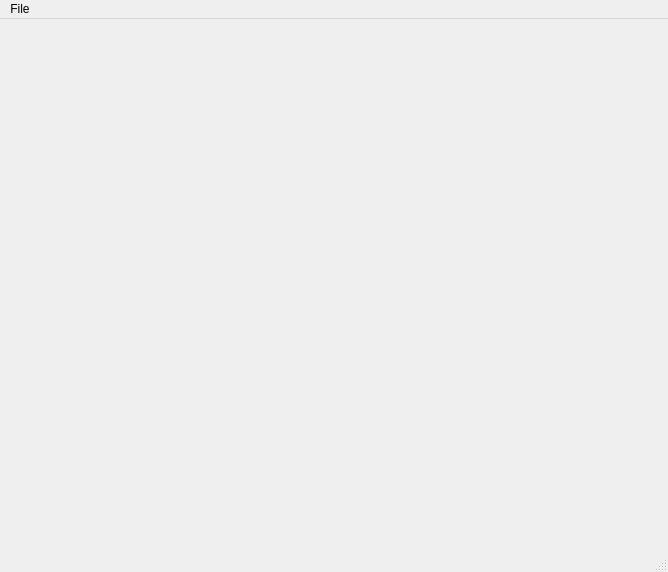
<?xml version="1.0" encoding="UTF-8"?>
<ui version="4.0">
 <class>MainWindow</class>
 <widget class="QMainWindow" name="MainWindow">
  <property name="geometry">
   <rect>
    <x>0</x>
    <y>0</y>
    <width>668</width>
    <height>572</height>
   </rect>
  </property>
  <property name="windowTitle">
   <string>MainWindow</string>
  </property>
  <widget class="QWidget" name="centralwidget">
   <widget class="QELabel" name="qelabel">
    <property name="geometry">
     <rect>
      <x>344</x>
      <y>368</y>
      <width>65</width>
      <height>16</height>
     </rect>
    </property>
    <property name="variable" stdset="0">
     <string>$(P):image1:UniqueId_RBV</string>
    </property>
    <property name="variableSubstitutions" stdset="0">
     <string>P=PS1</string>
    </property>
   </widget>
   <widget class="QEImage" name="qeimage">
    <property name="geometry">
     <rect>
      <x>0</x>
      <y>0</y>
      <width>661</width>
      <height>525</height>
     </rect>
    </property>
    <property name="imageVariable" stdset="0">
     <string>$(P):image1:ArrayData</string>
    </property>
    <property name="formatVariable" stdset="0">
     <string/>
    </property>
    <property name="widthVariable" stdset="0">
     <string>$(P):cam1:ArraySizeX_RBV</string>
    </property>
    <property name="heightVariable" stdset="0">
     <string>$(P):cam1:ArraySizeY_RBV</string>
    </property>
    <property name="profileHozThicknessVariable" stdset="0">
     <string>500</string>
    </property>
    <property name="variableSubstitutions" stdset="0">
     <string>P=CPS1</string>
    </property>
    <property name="displayAlarmStateOption" stdset="0">
     <enum>QEImage::Never</enum>
    </property>
    <property name="bitDepth" stdset="0">
     <UInt>8</UInt>
    </property>
    <property name="displayEllipse">
     <bool>true</bool>
    </property>
    <property name="displayButtonBar">
     <bool>false</bool>
    </property>
    <property name="showTime">
     <bool>true</bool>
    </property>
    <property name="externalControls">
     <bool>false</bool>
    </property>
   </widget>
  </widget>
  <widget class="QMenuBar" name="menubar">
   <property name="geometry">
    <rect>
     <x>0</x>
     <y>0</y>
     <width>668</width>
     <height>20</height>
    </rect>
   </property>
   <widget class="QMenu" name="menuFile">
    <property name="title">
     <string>File</string>
    </property>
    <addaction name="actionQuit"/>
   </widget>
   <addaction name="menuFile"/>
  </widget>
  <widget class="QStatusBar" name="statusbar"/>
  <action name="actionQuit">
   <property name="text">
    <string>Quit</string>
   </property>
  </action>
 </widget>
 <customwidgets>
  <customwidget>
   <class>QEImage</class>
   <extends>QFrame</extends>
   <header>QEImage.h</header>
  </customwidget>
  <customwidget>
   <class>QELabel</class>
   <extends>QLabel</extends>
   <header>QELabel.h</header>
  </customwidget>
 </customwidgets>
 <resources/>
 <connections/>
</ui>
